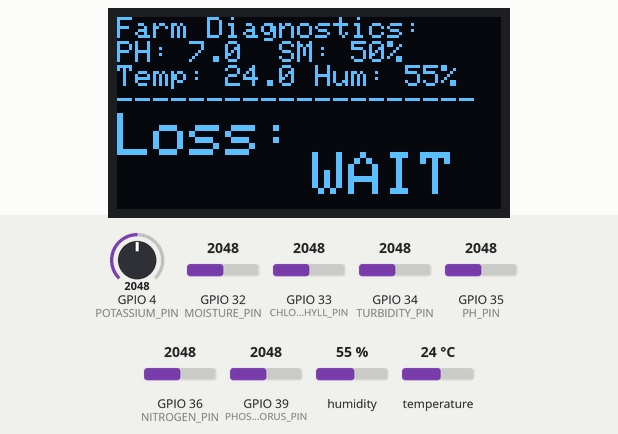
A sketch run on a simulated ESP32. On the bench: 128×64 one-colour display. The test bench sets the inputs (shaded band); at power-on: humidity 55 %, GPIO 32 (MOISTURE_PIN) = 2048, GPIO 35 (PH_PIN) = 2048, temperature 24 °C, GPIO 4 (POTASSIUM_PIN) = 2048, GPIO 33 (CHLOROPHYLL_PIN) = 2048, GPIO 34 (TURBIDITY_PIN) = 2048, GPIO 36 (NITROGEN_PIN) = 2048, GPIO 39 (PHOSPHORUS_PIN) = 2048. WiFi joins after 1.5 s; servers stay silent unless stated; uploads are accepted with an empty reply; what the sketch prints to the serial monitor is not drawn.

Above: at 4.8 s.
4.9 s: humidity set to 22 %
At 6.7 s:
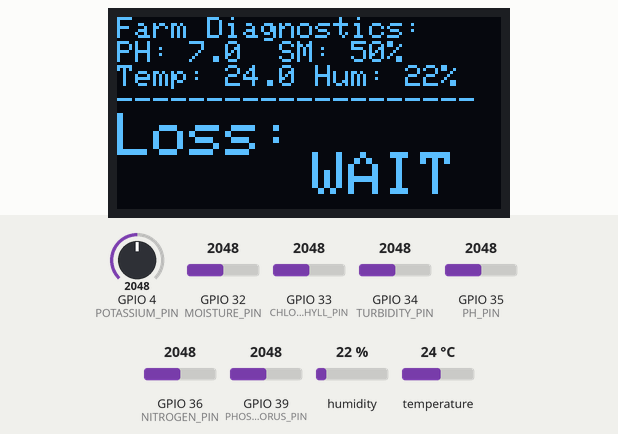
7.0 s: GPIO 32 (MOISTURE_PIN) set to 2866
At 8.9 s:
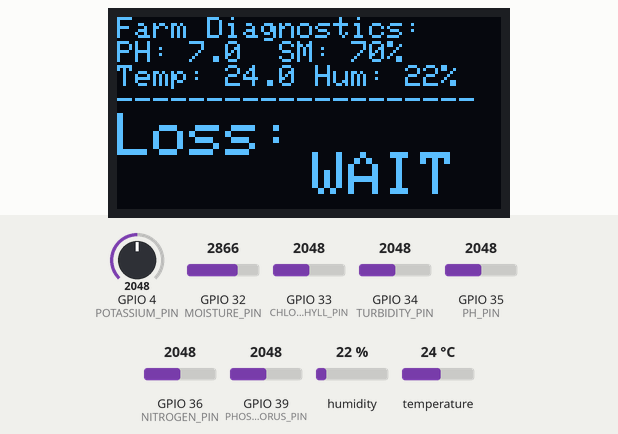
9.9 s: GPIO 35 (PH_PIN) set to 2866
At 12.2 s:
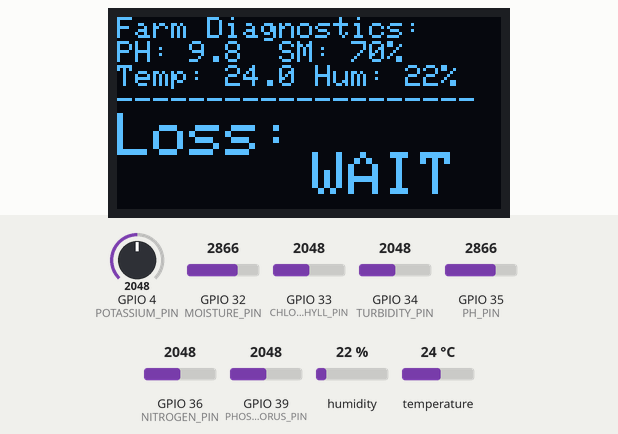
12.8 s: temperature set to 12 °C
At 15.4 s:
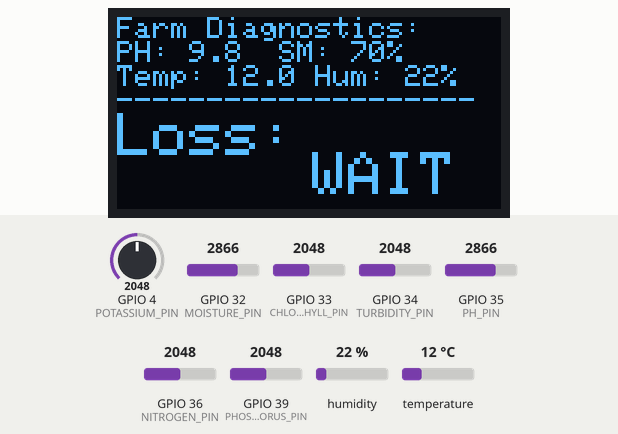
15.7 s: GPIO 32 (MOISTURE_PIN) set to 3972
At 17.5 s:
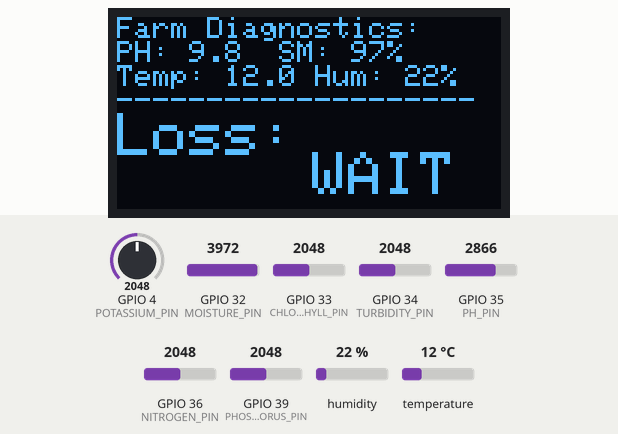
18.6 s: GPIO 35 (PH_PIN) set to 3972
At 20.7 s:
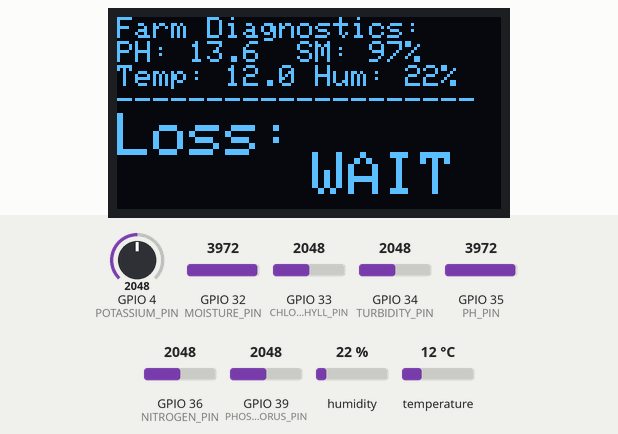
Timing chart, 0 to 22.2 s (numbered marks = the images above; inputs shaded):
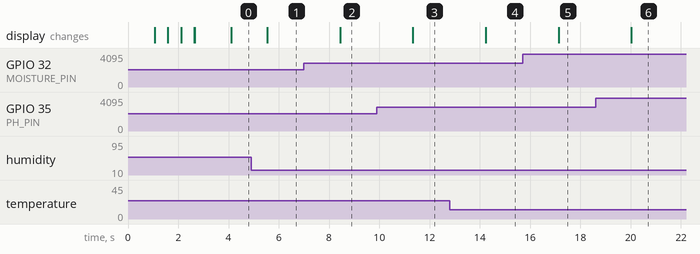

Measured:
- after the input at 4.9 s, the display: changes after 0.65 s (image 1)
- after the input at 7.0 s, the display: changes after 1.4 s (image 2)
- after the input at 9.9 s, the display: changes after 1.4 s (image 3)
- after the input at 12.8 s, the display: changes after 1.4 s (image 4)
- after the input at 15.7 s, the display: changes after 1.4 s (image 5)
- after the input at 18.6 s, the display: changes after 1.4 s (image 6)

The sketch:

sketch.ino
```cpp
#include <Adafruit_GFX.h>
#include <Adafruit_SSD1306.h>
#include <DHTesp.h>
#include <HTTPClient.h>
#include <WiFi.h>

// ─── SETTINGS ────────────────────────────────────────────────────────────────
#define WIFI_SSID "Wokwi-GUEST"
#define WIFI_PASSWORD ""
#define DATABASE_URL                                                           \
  "https://soilplant-fe521-default-rtdb.asia-southeast1.firebasedatabase.app"

// ─── PINS ───────────────────────────────────────────────────────────────────
#define DHT_PIN 15         // DHT22 (Temp/Hum)
#define MOISTURE_PIN 32    // LDR (Moisture Proxy)
#define CHLOROPHYLL_PIN 33 // Pot 3 (Bio Mass/Chlorophyll)
#define TURBIDITY_PIN 34   // Pot 1 (Microplast Conc/Turbidity)
#define PH_PIN 35          // Pot 2 (Soil pH)
#define NITROGEN_PIN 36    // Pot 4 (Nitrogen Level)
#define PHOSPHORUS_PIN 39  // Pot 5 (Phosphorus Level)
#define POTASSIUM_PIN 4    // Pot 6 (Potassium Level) — Note: GPIO 4 is ADC2, may read 0 with WiFi active

// ─── DISPLAY ────────────────────────────────────────────────────────────────
#define SCREEN_WIDTH 128
#define SCREEN_HEIGHT 64
Adafruit_SSD1306 display(SCREEN_WIDTH, SCREEN_HEIGHT, &Wire, -1);

DHTesp dht;

void setup() {
  Serial.begin(115200);
  delay(1000);
  Serial.println("\n\n--- ESP32 Soil-Plant Monitor Starting ---");

  // OLED Initialization
  Wire.begin(21, 22); // Explicitly start I2C on ESP32 default pins
  if (!display.begin(SSD1306_SWITCHCAPVCC, 0x3C)) {
    Serial.println(F("OLED (0x3C) failed, trying 0x3D..."));
    if (!display.begin(SSD1306_SWITCHCAPVCC, 0x3D)) {
      Serial.println(F("SSD1306 allocation failed. Check wiring!"));
      for(;;); // Don't proceed if display fails
    }
  }

  display.clearDisplay();
  display.setTextColor(SSD1306_WHITE);
  display.setTextSize(1);
  display.setCursor(0, 0);
  display.println("Farming Monitor");
  display.println("Connecting WiFi...");
  display.display();

  dht.setup(DHT_PIN, DHTesp::DHT22);

  WiFi.begin(WIFI_SSID, WIFI_PASSWORD);
  Serial.print("Connecting to WiFi");
  while (WiFi.status() != WL_CONNECTED) {
    delay(500);
    Serial.print(".");
    display.print(".");
    display.display();
  }
  Serial.println("\nWiFi Connected!");
  Serial.print("IP: ");
  Serial.println(WiFi.localIP());

  display.clearDisplay();
  display.setCursor(0, 0);
  display.println("Farming Monitor");
  display.println("WiFi: Connected!");
  display.print("IP: "); display.println(WiFi.localIP());
  display.display();
  delay(1000);
}

void loop() {
  if (WiFi.status() == WL_CONNECTED) {
    // 1. Read real values from dedicated pins
    float moisture = (analogRead(MOISTURE_PIN) / 4095.0) * 100.0;
    float ph = (analogRead(PH_PIN) / 4095.0) * 14.0;
    float chlorophyll = (analogRead(CHLOROPHYLL_PIN) / 4095.0) * 100.0;
    float turbidity = (analogRead(TURBIDITY_PIN) / 4095.0) * 100.0;
    float n_raw = (analogRead(NITROGEN_PIN) / 4095.0) * 100.0;
    float p_raw = (analogRead(PHOSPHORUS_PIN) / 4095.0) * 100.0;
    float k_raw = (analogRead(POTASSIUM_PIN) / 4095.0) * 100.0;

    // Scale NPK from potentiometer % (0-100) to training data ranges
    // N: 10-200, P: 5-150, K: 10-250 (what the ML model expects)
    float n = 10.0 + (n_raw / 100.0) * 190.0;   // 0%→10, 100%→200
    float p = 5.0  + (p_raw / 100.0) * 145.0;    // 0%→5,  100%→150
    float k = 10.0 + (k_raw / 100.0) * 240.0;    // 0%→10, 100%→250

    // 2. Read Temp/Hum from DHT22
    TempAndHumidity tah = dht.getTempAndHumidity();
    float temp = !isnan(tah.temperature) ? tah.temperature : 28.5;
    float hum = !isnan(tah.humidity) ? tah.humidity : 65.0;

    // 3. Build JSON string manually
    String json = "{";
    json += "\"temperature\":" + String(temp, 1) + ",";
    json += "\"humidity\":" + String(hum, 1) + ",";
    json += "\"soilMoisture\":" + String(moisture, 1) + ",";
    json += "\"soilPH\":" + String(ph, 1) + ",";
    json += "\"chlorophyll\":" + String(chlorophyll, 1) + ",";
    json += "\"turbidity\":" + String(turbidity, 1) + ",";
    json += "\"nitrogen\":" + String(n, 1) + ",";
    json += "\"phosphorus\":" + String(p, 1) + ",";
    json += "\"potassium\":" + String(k, 1) + ",";
    json += "\"timestamp\":" + String(millis());
    json += "}";

    // 4. Send to Firebase via REST API (PUT = overwrite sensorData)
    HTTPClient http;
    String url = String(DATABASE_URL) + "/sensorData.json";
    http.begin(url);
    http.addHeader("Content-Type", "application/json");

    Serial.println("\nSending data to Firebase...");
    int httpCode = http.PUT(json);

    if (httpCode == 200) {
      Serial.println("Data sent successfully!");
    } else {
      Serial.print("Failed! HTTP Code: ");
      Serial.println(httpCode);
    }
    http.end();

    // 5. Fetch Predicted Yield Loss from DB
    float yieldLossVal = -1.0;
    String urlYield = String(DATABASE_URL) + "/yieldPrediction/yieldLoss.json";

    http.begin(urlYield);
    // Important: Some ESP32 boards need this for HTTPS to work without a certificate
    // Adding this to ensure the GET request doesn't fail silently
    #ifdef ESP32
    // If using an older core or specific setup, this might be needed
    // http.setInsecure();
    #endif

    Serial.print("Fetching Yield Loss... ");
    int codeYield = http.GET();
    if (codeYield == 200) {
      String payload = http.getString();
      payload.trim(); // Remove any extra whitespace or newlines
      Serial.print("Payload: "); Serial.println(payload);

      if (payload != "null" && payload != "" && payload.length() > 0) {
        yieldLossVal = payload.toFloat();
      } else {
        Serial.println("Data not ready yet (null)");
      }
    } else {
      Serial.print("Failed! Code: ");
      Serial.println(codeYield);
    }
    http.end();

    // 6. Update OLED Display
    display.clearDisplay();
    display.setTextSize(1);
    display.setCursor(0, 0);
    display.println("Farm Diagnostics:");

    display.print("PH: "); display.print(ph, 1);
    display.print("  SM: "); display.print(moisture, 0); display.println("%");

    display.print("Temp: "); display.print(temp, 1);
    display.print(" Hum: "); display.print(hum, 0); display.println("%");

    display.println("--------------------");
    display.setTextSize(2);
    display.print("Loss:");
    if (yieldLossVal >= 0) {
        display.print(yieldLossVal, 1);
        display.println("%");
    } else {
        display.setCursor(65, 45); // Adjust for alignment
        display.println("WAIT");
    }
    display.display();

    Serial.println("---- SENSOR DATA ----");
    Serial.print("Temp: "); Serial.print(temp, 1); Serial.print("C | Hum: "); Serial.print(hum, 1); Serial.println("%");
    Serial.print("Moisture: "); Serial.print(moisture, 1); Serial.print("% | pH: "); Serial.println(ph, 1);
    Serial.print("N: "); Serial.print(n, 1); Serial.print(" | P: "); Serial.print(p, 1); Serial.print(" | K: "); Serial.println(k, 1);
    Serial.print("Chloro: "); Serial.print(chlorophyll, 1); Serial.print(" | Turbidity: "); Serial.println(turbidity, 1);
    Serial.println("Yield Loss: " + (yieldLossVal >= 0 ? String(yieldLossVal, 2) + "%" : "Pending..."));
    Serial.println("---------------------");
  }

  // Faster update for demo (1 second)
  delay(1000);
}
```
